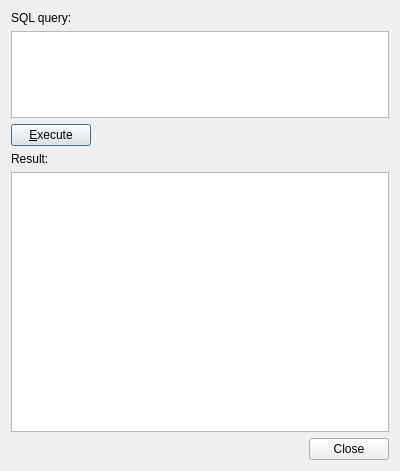
<ui version="4.0" >
 <class>DlgSqlWindow</class>
 <widget class="QDialog" name="DlgSqlWindow" >
  <property name="geometry" >
   <rect>
    <x>0</x>
    <y>0</y>
    <width>400</width>
    <height>471</height>
   </rect>
  </property>
  <property name="windowTitle" >
   <string>SQL window</string>
  </property>
  <layout class="QVBoxLayout" >
   <item>
    <widget class="QLabel" name="label" >
     <property name="text" >
      <string>SQL query:</string>
     </property>
    </widget>
   </item>
   <item>
    <widget class="QTextEdit" name="editSql" >
     <property name="sizePolicy" >
      <sizepolicy vsizetype="Expanding" hsizetype="Expanding" >
       <horstretch>0</horstretch>
       <verstretch>1</verstretch>
      </sizepolicy>
     </property>
    </widget>
   </item>
   <item>
    <layout class="QHBoxLayout" >
     <item>
      <widget class="QPushButton" name="btnExecute" >
       <property name="text" >
        <string>&amp;Execute</string>
       </property>
      </widget>
     </item>
     <item>
      <spacer>
       <property name="orientation" >
        <enum>Qt::Horizontal</enum>
       </property>
       <property name="sizeHint" >
        <size>
         <width>40</width>
         <height>20</height>
        </size>
       </property>
      </spacer>
     </item>
    </layout>
   </item>
   <item>
    <widget class="QLabel" name="label_2" >
     <property name="text" >
      <string>Result:</string>
     </property>
    </widget>
   </item>
   <item>
    <widget class="QTableView" name="viewResult" >
     <property name="sizePolicy" >
      <sizepolicy vsizetype="Expanding" hsizetype="Expanding" >
       <horstretch>0</horstretch>
       <verstretch>3</verstretch>
      </sizepolicy>
     </property>
     <property name="selectionBehavior" >
      <enum>QAbstractItemView::SelectRows</enum>
     </property>
    </widget>
   </item>
   <item>
    <widget class="QDialogButtonBox" name="buttonBox" >
     <property name="orientation" >
      <enum>Qt::Horizontal</enum>
     </property>
     <property name="standardButtons" >
      <set>QDialogButtonBox::Close</set>
     </property>
    </widget>
   </item>
  </layout>
 </widget>
 <tabstops>
  <tabstop>editSql</tabstop>
  <tabstop>btnExecute</tabstop>
  <tabstop>viewResult</tabstop>
  <tabstop>buttonBox</tabstop>
 </tabstops>
 <resources/>
 <connections/>
</ui>
